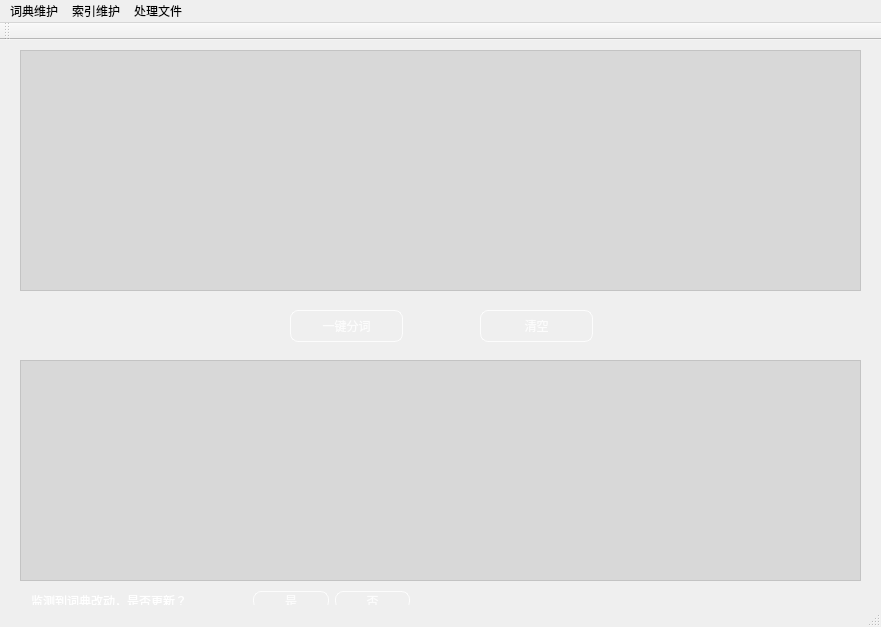
<?xml version="1.0" encoding="UTF-8"?>
<ui version="4.0">
 <class>MainWindow</class>
 <widget class="QMainWindow" name="MainWindow">
  <property name="geometry">
   <rect>
    <x>0</x>
    <y>0</y>
    <width>881</width>
    <height>627</height>
   </rect>
  </property>
  <property name="windowTitle">
   <string>MainWindow</string>
  </property>
  <widget class="QWidget" name="centralWidget">
   <widget class="QWidget" name="when_dict_update" native="true">
    <property name="enabled">
     <bool>true</bool>
    </property>
    <property name="geometry">
     <rect>
      <x>0</x>
      <y>520</y>
      <width>659</width>
      <height>78</height>
     </rect>
    </property>
    <property name="inputMethodHints">
     <set>Qt::ImhNone</set>
    </property>
    <property name="setHidden" stdset="0">
     <bool>true</bool>
    </property>
    <widget class="QWidget" name="renewDict" native="true">
     <property name="geometry">
      <rect>
       <x>10</x>
       <y>10</y>
       <width>611</width>
       <height>51</height>
      </rect>
     </property>
     <widget class="QWidget" name="horizontalLayoutWidget_2">
      <property name="geometry">
       <rect>
        <x>10</x>
        <y>10</y>
        <width>401</width>
        <height>41</height>
       </rect>
      </property>
      <layout class="QHBoxLayout" name="horizontalLayout_2">
       <item>
        <layout class="QHBoxLayout" name="horizontalLayout">
         <item>
          <widget class="QLabel" name="label">
           <property name="styleSheet">
            <string notr="true">color: white;</string>
           </property>
           <property name="text">
            <string>监测到词典改动，是否更新？                  </string>
           </property>
          </widget>
         </item>
         <item>
          <widget class="QPushButton" name="renewDict_ok_btn">
           <property name="styleSheet">
            <string notr="true">background-color: transparent;
color: rgba(255,255,255, 0.8);
border: 0.5px solid rgba(255,255,255,0.8);
border-radius: 8%;</string>
           </property>
           <property name="text">
            <string>是</string>
           </property>
          </widget>
         </item>
         <item>
          <widget class="QPushButton" name="renewDict_cancel_btn">
           <property name="styleSheet">
            <string notr="true">background-color: transparent;
color: rgba(255,255,255, 0.8);
border: 0.5px solid rgba(255,255,255,0.8);
border-radius: 8%;</string>
           </property>
           <property name="text">
            <string>否</string>
           </property>
          </widget>
         </item>
        </layout>
       </item>
      </layout>
     </widget>
    </widget>
   </widget>
   <widget class="QWidget" name="updateDict" native="true">
    <property name="geometry">
     <rect>
      <x>690</x>
      <y>530</y>
      <width>131</width>
      <height>41</height>
     </rect>
    </property>
    <widget class="QLabel" name="update_info">
     <property name="geometry">
      <rect>
       <x>20</x>
       <y>10</y>
       <width>91</width>
       <height>21</height>
      </rect>
     </property>
     <property name="text">
      <string/>
     </property>
    </widget>
   </widget>
   <widget class="QTextEdit" name="textEdit">
    <property name="geometry">
     <rect>
      <x>20</x>
      <y>320</y>
      <width>841</width>
      <height>221</height>
     </rect>
    </property>
    <property name="styleSheet">
     <string notr="true">background-color: rgba(0,0,0,0.1);
font: 75 15pt &quot;Gill Sans&quot;;
color: white;</string>
    </property>
    <property name="html">
     <string>&lt;!DOCTYPE HTML PUBLIC &quot;-//W3C//DTD HTML 4.0//EN&quot; &quot;http://www.w3.org/TR/REC-html40/strict.dtd&quot;&gt;
&lt;html&gt;&lt;head&gt;&lt;meta name=&quot;qrichtext&quot; content=&quot;1&quot; /&gt;&lt;style type=&quot;text/css&quot;&gt;
p, li { white-space: pre-wrap; }
&lt;/style&gt;&lt;/head&gt;&lt;body style=&quot; font-family:'Gill Sans'; font-size:15pt; font-weight:72; font-style:normal;&quot;&gt;
&lt;p style=&quot;-qt-paragraph-type:empty; margin-top:0px; margin-bottom:0px; margin-left:0px; margin-right:0px; -qt-block-indent:0; text-indent:0px; font-family:'Helvetica Neue'; font-size:13pt;&quot;&gt;&lt;br /&gt;&lt;/p&gt;&lt;/body&gt;&lt;/html&gt;</string>
    </property>
   </widget>
   <widget class="QTextEdit" name="textEdit_2">
    <property name="geometry">
     <rect>
      <x>20</x>
      <y>10</y>
      <width>841</width>
      <height>241</height>
     </rect>
    </property>
    <property name="styleSheet">
     <string notr="true">background-color: rgba(0,0,0,0.1);
font: 75 15pt &quot;Gill Sans&quot;;
color: white;</string>
    </property>
    <property name="html">
     <string>&lt;!DOCTYPE HTML PUBLIC &quot;-//W3C//DTD HTML 4.0//EN&quot; &quot;http://www.w3.org/TR/REC-html40/strict.dtd&quot;&gt;
&lt;html&gt;&lt;head&gt;&lt;meta name=&quot;qrichtext&quot; content=&quot;1&quot; /&gt;&lt;style type=&quot;text/css&quot;&gt;
p, li { white-space: pre-wrap; }
&lt;/style&gt;&lt;/head&gt;&lt;body style=&quot; font-family:'Gill Sans'; font-size:15pt; font-weight:72; font-style:normal;&quot;&gt;
&lt;p style=&quot;-qt-paragraph-type:empty; margin-top:0px; margin-bottom:0px; margin-left:0px; margin-right:0px; -qt-block-indent:0; text-indent:0px; font-family:'Helvetica Neue'; font-size:13pt;&quot;&gt;&lt;br /&gt;&lt;/p&gt;&lt;/body&gt;&lt;/html&gt;</string>
    </property>
   </widget>
   <widget class="QPushButton" name="getTextEdit">
    <property name="geometry">
     <rect>
      <x>290</x>
      <y>270</y>
      <width>113</width>
      <height>32</height>
     </rect>
    </property>
    <property name="styleSheet">
     <string notr="true">background-color: transparent;
color: rgba(255,255,255, 0.8);
border: 0.5px solid rgba(255,255,255,0.8);
border-radius: 8%;</string>
    </property>
    <property name="text">
     <string>一键分词</string>
    </property>
   </widget>
   <widget class="QPushButton" name="removeTextEdit">
    <property name="geometry">
     <rect>
      <x>480</x>
      <y>270</y>
      <width>113</width>
      <height>32</height>
     </rect>
    </property>
    <property name="styleSheet">
     <string notr="true">background-color: transparent;
color: rgba(255,255,255, 0.8);
border: 0.5px solid rgba(255,255,255,0.8);
border-radius: 8%;</string>
    </property>
    <property name="text">
     <string>清空</string>
    </property>
   </widget>
  </widget>
  <widget class="QMenuBar" name="menuBar">
   <property name="geometry">
    <rect>
     <x>0</x>
     <y>0</y>
     <width>881</width>
     <height>22</height>
    </rect>
   </property>
   <widget class="QMenu" name="menu_dict">
    <property name="title">
     <string>词典维护</string>
    </property>
    <addaction name="actionaddNewWord"/>
    <addaction name="separator"/>
    <addaction name="actionremoveWord"/>
    <addaction name="separator"/>
    <addaction name="actionchangeWord"/>
    <addaction name="separator"/>
   </widget>
   <widget class="QMenu" name="menu_list">
    <property name="title">
     <string>索引维护</string>
    </property>
    <addaction name="actionreadDict"/>
    <addaction name="separator"/>
   </widget>
   <widget class="QMenu" name="menu_resolve">
    <property name="title">
     <string>处理文件</string>
    </property>
    <addaction name="actionreadFromFile"/>
    <addaction name="separator"/>
    <addaction name="actionreadFromInput"/>
   </widget>
   <addaction name="menu_dict"/>
   <addaction name="menu_list"/>
   <addaction name="menu_resolve"/>
  </widget>
  <widget class="QToolBar" name="mainToolBar">
   <attribute name="toolBarArea">
    <enum>TopToolBarArea</enum>
   </attribute>
   <attribute name="toolBarBreak">
    <bool>false</bool>
   </attribute>
  </widget>
  <widget class="QStatusBar" name="statusBar"/>
  <action name="actionaddNewWord">
   <property name="text">
    <string>新增词条</string>
   </property>
   <property name="toolTip">
    <string>新增</string>
   </property>
   <property name="shortcut">
    <string>Ctrl+Shift+N</string>
   </property>
   <property name="visible">
    <bool>true</bool>
   </property>
  </action>
  <action name="actionreadFromFile">
   <property name="text">
    <string>导入文件</string>
   </property>
   <property name="shortcut">
    <string>Ctrl+Shift+F</string>
   </property>
  </action>
  <action name="actionremoveWord">
   <property name="text">
    <string>删除词条</string>
   </property>
   <property name="toolTip">
    <string>删除</string>
   </property>
   <property name="shortcut">
    <string>Ctrl+Shift+D</string>
   </property>
  </action>
  <action name="actionchangeWord">
   <property name="text">
    <string>修改词条</string>
   </property>
   <property name="toolTip">
    <string>修改</string>
   </property>
   <property name="shortcut">
    <string>Ctrl+Shift+R</string>
   </property>
  </action>
  <action name="actionreadFromInput">
   <property name="text">
    <string>手动输入</string>
   </property>
   <property name="shortcut">
    <string>Ctrl+Shift+H</string>
   </property>
  </action>
  <action name="actionreadDict">
   <property name="text">
    <string>读取词典</string>
   </property>
   <property name="toolTip">
    <string>读取</string>
   </property>
   <property name="shortcut">
    <string>Ctrl+Shift+O</string>
   </property>
  </action>
 </widget>
 <layoutdefault spacing="6" margin="11"/>
 <resources/>
 <connections/>
</ui>
